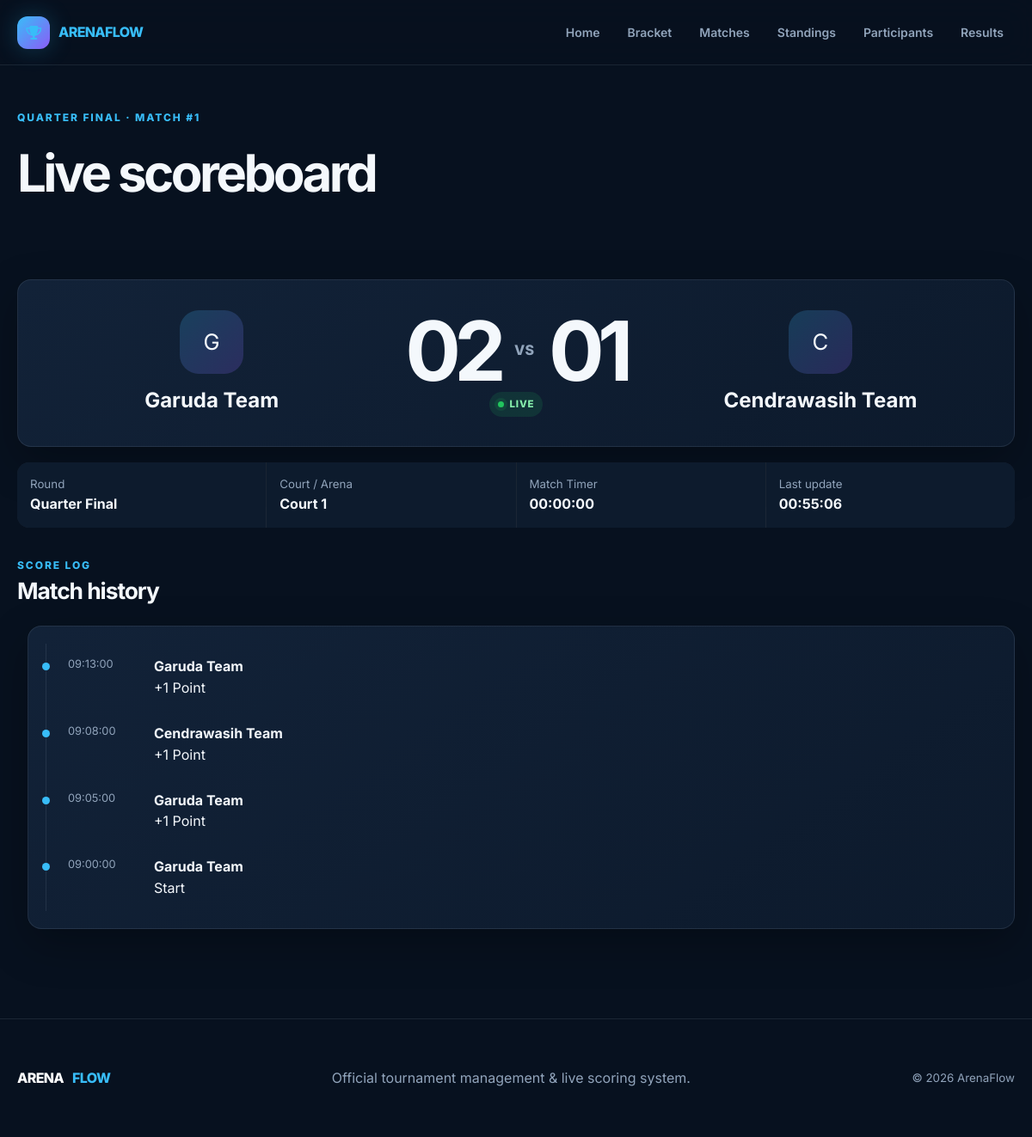
Screenshot of /match.php?id=1 with the database file from the repository.
### tables this page shows
CREATE TABLE matches (
  id BIGINT UNSIGNED AUTO_INCREMENT PRIMARY KEY,
  tournament_id BIGINT UNSIGNED NOT NULL,
  round VARCHAR(80) NOT NULL,
  round_number INT UNSIGNED NOT NULL,
  match_number INT UNSIGNED NOT NULL,
  participant1_id BIGINT UNSIGNED NULL,
  participant2_id BIGINT UNSIGNED NULL,
  score1 INT UNSIGNED NOT NULL DEFAULT 0,
  score2 INT UNSIGNED NOT NULL DEFAULT 0,
  winner_id BIGINT UNSIGNED NULL,
  next_match_id BIGINT UNSIGNED NULL,
  next_match_slot TINYINT UNSIGNED NULL,
  assigned_judge_id BIGINT UNSIGNED NULL,
  scheduled_at DATETIME NULL,
  started_at DATETIME NULL,
  finished_at DATETIME NULL,
  court VARCHAR(80) NULL DEFAULT 'Court 1',
  status ENUM('scheduled','live','paused','finished') NOT NULL DEFAULT 'scheduled',
  created_at TIMESTAMP NOT NULL DEFAULT CURRENT_TIMESTAMP,
  updated_at TIMESTAMP NOT NULL DEFAULT CURRENT_TIMESTAMP ON UPDATE CURRENT_TIMESTAMP,
  CONSTRAINT fk_match_tournament FOREIGN KEY (tournament_id) REFERENCES tournaments(id) ON DELETE CASCADE,
  CONSTRAINT fk_match_p1 FOREIGN KEY (participant1_id) REFERENCES participants(id) ON DELETE SET NULL,
  CONSTRAINT fk_match_p2 FOREIGN KEY (participant2_id) REFERENCES participants(id) ON DELETE SET NULL,
  CONSTRAINT fk_match_winner FOREIGN KEY (winner_id) REFERENCES participants(id) ON DELETE SET NULL,
  CONSTRAINT fk_match_next FOREIGN KEY (next_match_id) REFERENCES matches(id) ON DELETE SET NULL,
  CONSTRAINT fk_match_judge FOREIGN KEY (assigned_judge_id) REFERENCES users(id) ON DELETE SET NULL,
  UNIQUE KEY uq_match_round (tournament_id, round_number, match_number),
  INDEX idx_matches_status (status), INDEX idx_matches_schedule (scheduled_at)
);

CREATE TABLE participants (
  id BIGINT UNSIGNED AUTO_INCREMENT PRIMARY KEY,
  tournament_id BIGINT UNSIGNED NOT NULL,
  name VARCHAR(140) NOT NULL,
  team_name VARCHAR(140) NULL,
  institution VARCHAR(180) NULL,
  logo VARCHAR(255) NULL,
  seed INT UNSIGNED NULL,
  status ENUM('active','inactive','disqualified') NOT NULL DEFAULT 'active',
  created_at TIMESTAMP NOT NULL DEFAULT CURRENT_TIMESTAMP,
  updated_at TIMESTAMP NOT NULL DEFAULT CURRENT_TIMESTAMP ON UPDATE CURRENT_TIMESTAMP,
  CONSTRAINT fk_participant_tournament FOREIGN KEY (tournament_id) REFERENCES tournaments(id) ON DELETE CASCADE,
  UNIQUE KEY uq_tournament_seed (tournament_id, seed),
  INDEX idx_participants_name (name), INDEX idx_participants_status (status)
);

CREATE TABLE match_events (
  id BIGINT UNSIGNED AUTO_INCREMENT PRIMARY KEY,
  match_id BIGINT UNSIGNED NOT NULL,
  participant_id BIGINT UNSIGNED NULL,
  event_type ENUM('score','start','pause','finish','reset') NOT NULL,
  score_change INT NOT NULL DEFAULT 0,
  score_after INT UNSIGNED NULL,
  created_at TIMESTAMP NOT NULL DEFAULT CURRENT_TIMESTAMP,
  CONSTRAINT fk_event_match FOREIGN KEY (match_id) REFERENCES matches(id) ON DELETE CASCADE,
  CONSTRAINT fk_event_participant FOREIGN KEY (participant_id) REFERENCES participants(id) ON DELETE SET NULL,
  INDEX idx_events_match_time (match_id, created_at)
);

### includes/functions.php (called while the page is built, shortened)
<?php
function e(?string $value): string
{
    return htmlspecialchars($value ?? '', ENT_QUOTES, 'UTF-8');
}

### match.php (the view, shortened to what this page needs)
<?php $pageTitle='Live Score';require_once __DIR__.'/includes/header.php';$id=filter_input(INPUT_GET,'id',FILTER_VALIDATE_INT);$s=$pdo->prepare("SELECT m.*,p1.name p1_name,p1.logo p1_logo,p2.name p2_name,p2.logo p2_logo FROM matches m LEFT JOIN participants p1 ON p1.id=m.participant1_id LEFT JOIN participants p2 ON p2.id=m.participant2_id WHERE m.id=?");$s->execute([$id]);$m=$s->fetch();if(!$m){http_response_code(404);echo '<main class="container empty"><h2>Match not found</h2></main>';require __DIR__.'/includes/footer.php';exit;}$ev=$pdo->prepare("SELECT me.*,p.name participant_name FROM match_events me LEFT JOIN participants p ON p.id=me.participant_id WHERE me.match_id=? ORDER BY me.created_at DESC LIMIT 30");$ev->execute([$id]);?>
<main><section class="page-hero"><div class="container"><div class="eyebrow"><?=e($m['round'])?> · Match #<?=$m['id']?></div><h1>Live scoreboard</h1></div></section><section class="section"><div class="container"><div class="card scoreboard" id="public-scoreboard"><div><div class="team-logo"><?=strtoupper(substr($m['p1_name']??'T',0,1))?></div><h2 id="public-team1"><?=e($m['p1_name']??'TBD')?></h2></div><div><div class="scoreboard-score"><strong id="public-score1"><?=str_pad((string)$m['score1'],2,'0',STR_PAD_LEFT)?></strong><span>VS</span><strong id="public-score2"><?=str_pad((string)$m['score2'],2,'0',STR_PAD_LEFT)?></strong></div><span id="public-status" class="badge <?=e($m['status'])?>"><?=e($m['status'])?></span></div><div><div class="team-logo"><?=strtoupper(substr($m['p2_name']??'T',0,1))?></div><h2 id="public-team2"><?=e($m['p2_name']??'TBD')?></h2></div></div><div class="match-info"><div><small>Round</small><strong><?=e($m['round'])?></strong></div><div><small>Court / Arena</small><strong><?=e($m['court']??'TBA')?></strong></div><div><small>Match Timer</small><strong id="match-timer">00:00:00</strong></div><div><small>Last update</small><strong id="public-updated"><?=date('H:i:s',strtotime($m['updated_at']))?></strong></div></div><div class="section-head" style="margin-top:35px"><div><div class="eyebrow">Score log</div><h2>Match history</h2></div></div><div class="card timeline" id="event-timeline"><?php $events=$ev->fetchAll();if(!$events):?><div class="empty">No match events yet.</div><?php endif;foreach($events as $e):?><div class="event"><time><?=date('H:i:s',strtotime($e['created_at']))?></time><p><strong><?=e($e['participant_name']??ucfirst($e['event_type']))?></strong><br><?= $e['event_type']==='score'?($e['score_change']>0?'+':'').$e['score_change'].' Point':ucfirst($e['event_type'])?></p></div><?php endforeach;?></div></div></section></main>
<?php require __DIR__.'/includes/footer.php';?>

### assets/css/style.css (style rules this page uses)
:root { --primary:#38bdf8;--primary-2:#0ea5e9;--secondary:#8b5cf6;--background:#07111f;--surface:#0d1b2d;--surface-2:#13243a;--text-primary:#f4f8fc;--text-secondary:#91a4bb;--success:#22c55e;--warning:#f59e0b;--danger:#ef4444;--border:rgba(148,163,184,.14);--shadow:0 18px 50px rgba(0,0,0,.28);--radius:16px }
* { box-sizing:border-box }
html { scroll-behavior:smooth }
body { margin:0;font-family:Inter,system-ui,sans-serif;background:var(--background);color:var(--text-primary);font-size:16px;line-height:1.55 }
.container { width:min(1180px,calc(100% - 40px));margin:auto }
.eyebrow { text-transform:uppercase;letter-spacing:.16em;color:var(--primary);font-size:.75rem;font-weight:800 }
.badge { display:inline-flex;align-items:center;gap:7px;padding:6px 10px;border-radius:999px;background:rgba(148,163,184,.12);font-size:.72rem;font-weight:800;text-transform:uppercase;letter-spacing:.07em }
.badge.live { color:#86efac;background:rgba(34,197,94,.13) }
.badge.live:before { content:"";width:7px;height:7px;border-radius:50%;background:var(--success);box-shadow:0 0 0 4px rgba(34,197,94,.12);animation:pulse 1.6s infinite }
.section { padding:44px 0 }
.section-head { display:flex;align-items:end;justify-content:space-between;margin-bottom:20px }
.section-head h2 { font-size:1.65rem;letter-spacing:-.04em;margin:0 }
.card { background:linear-gradient(145deg,rgba(19,36,58,.95),rgba(13,27,45,.95));border:1px solid var(--border);border-radius:var(--radius);box-shadow:var(--shadow);padding:20px }
.team-logo { width:34px;height:34px;border-radius:10px;display:grid;place-items:center;background:linear-gradient(135deg,rgba(56,189,248,.2),rgba(139,92,246,.22));overflow:hidden }
.page-hero { padding:52px 0 25px }
.page-hero h1 { font-size:clamp(2.2rem,5vw,4rem);letter-spacing:-.06em;margin:8px 0 }
.scoreboard { padding:34px;display:grid;grid-template-columns:1fr auto 1fr;gap:34px;align-items:center;text-align:center }
.scoreboard .team-logo { width:74px;height:74px;margin:0 auto 12px;border-radius:22px;font-size:1.6rem }
.scoreboard h2 { margin:0 }
.scoreboard-score { display:flex;align-items:center;gap:17px }
.scoreboard-score strong { font-size:clamp(3.5rem,9vw,6rem);line-height:1;letter-spacing:-.08em }
.scoreboard-score span { color:var(--text-secondary);font-weight:800 }
.match-info { display:grid;grid-template-columns:repeat(4,1fr);gap:1px;background:var(--border);border-radius:14px;overflow:hidden;margin-top:18px }
.match-info>div { background:var(--surface);padding:15px }
.match-info small { display:block;color:var(--text-secondary) }
.timeline { position:relative;margin-left:12px }
.event { display:grid;grid-template-columns:80px 1fr;gap:20px;padding:14px 0 14px 25px;border-left:1px solid var(--border);position:relative }
.event:before { content:"";position:absolute;left:-5px;top:22px;width:9px;height:9px;background:var(--primary);border-radius:50% }
.event time { color:var(--text-secondary);font-size:.8rem }
.event p { margin:0 }

### rows the page displays
matches: round "QUARTER FINAL", id "1", participant1.name "G", participant1.name "Garuda Team", score1 "02", score2 "01", status "LIVE", participant2.name "C", participant2.name "Cendrawasih Team", round "Quarter Final", court "Court 1", updated_at "00:55:06"
match_events: created_at "09:13:00", participant.name "Garuda Team", score_change "1"
match_events: created_at "09:08:00", participant.name "Cendrawasih Team", score_change "1"
match_events: created_at "09:05:00", participant.name "Garuda Team", score_change "1"
match_events: created_at "09:00:00", participant.name "Garuda Team", event_type "Start"
